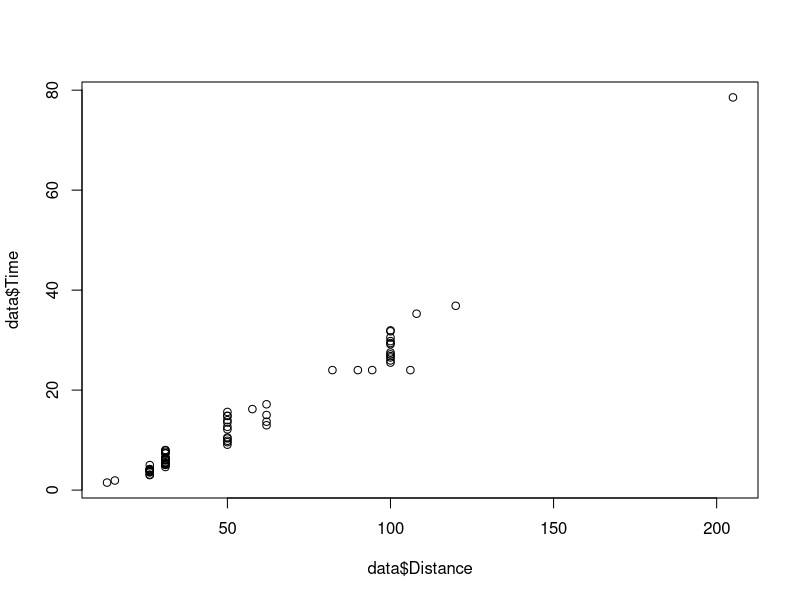

Here is the R script that generated this plot:
## ---- chunk 1
data<-read.csv(file="racedata.csv", head=TRUE)
head(data)
## ---- chunk 2
data$Time=data$Hours+data$Minutes/60
plot(data$Time~data$Distance)
